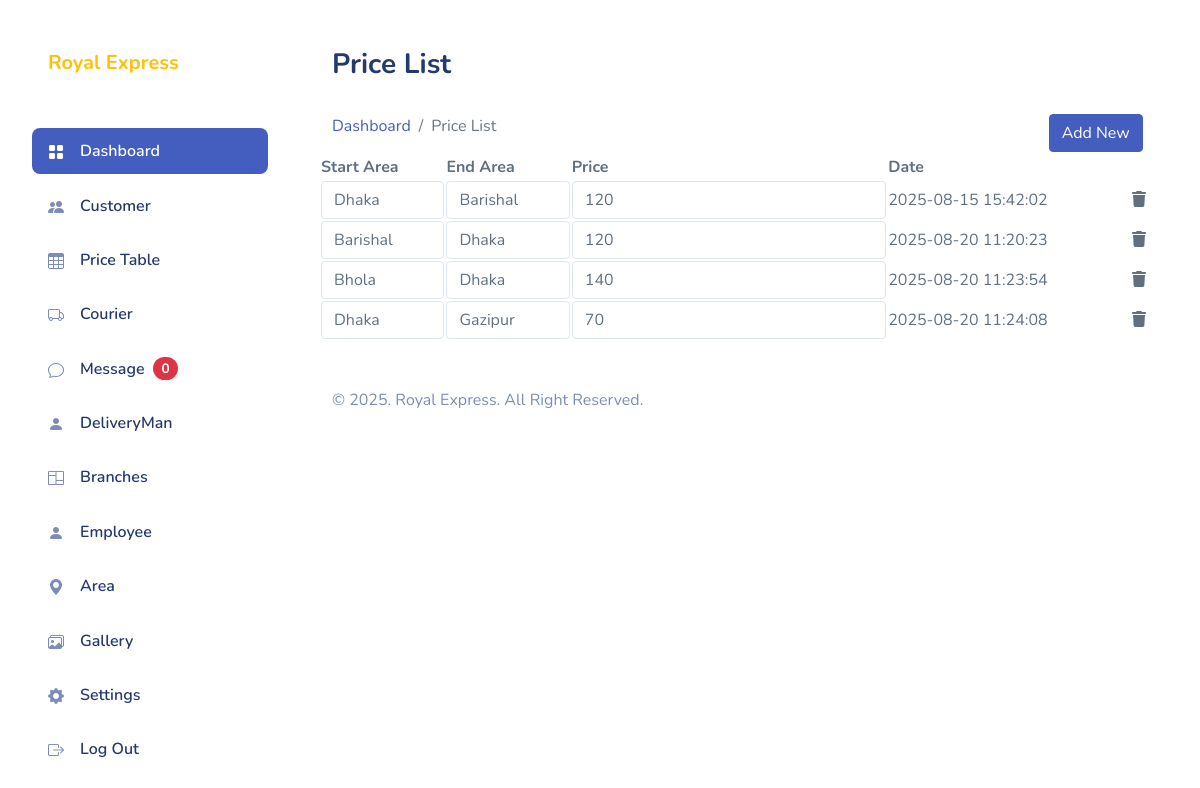
/Admin/price.php (signed in), run on the app's committed database.
### tables this page shows
CREATE TABLE `price_table` (
  `price_id` int(11) NOT NULL,
  `start_area` varchar(255) NOT NULL,
  `end_area` varchar(255) NOT NULL,
  `price` int(255) NOT NULL,
  `is_deleted` int(255) NOT NULL,
  `date_updated` datetime NOT NULL
);

CREATE TABLE `area` (
  `area_id` int(11) NOT NULL,
  `area_name` varchar(255) NOT NULL,
  `is_deleted` int(255) NOT NULL
);

### server/inc/get.php (called while the page is built, shortened)
<?php
if (!function_exists('getAllBranch')) {
    function getAllBranch()
    {
        global $con;
        $viewcat = "SELECT * FROM branch WHERE is_deleted = 0";
        return mysqli_query($con, $viewcat);
    }
}function getAllArea()
{
    include 'connection.php';
    $viewcat = "SELECT * FROM area WHERE is_deleted = 0";
    return mysqli_query($con, $viewcat);
}
function getAllPrice()
{
    include 'connection.php';
    $viewcat = "SELECT * FROM price_table WHERE is_deleted = 0";
    return mysqli_query($con, $viewcat);
}

### Admin/price.php (the view, shortened to what this page needs)
<!DOCTYPE html>
<html lang="en">
<?php include 'pages/head.php'; ?>
<body>
    <div id="app">
        <div id="sidebar" class="active">
            <div class="sidebar-wrapper active">
                <div class="sidebar-header">
                    <div class="d-flex justify-content-between mt-0 px-2">
                        <h1 class="mb-0"><a href="index.php" class="text-warning h5 mb-0 px-2 ">Royal Express </a></h1>
                    </div>
                </div>
                <div class="sidebar-menu">
                    <ul class="menu">
                        <li class="sidebar-item active ">
                            <a href="index.php" class='sidebar-link'>
                                <i class="bi bi-grid-fill"></i>
                                <span>Dashboard</span>
                            </a>
                        </li>
                        <li class="sidebar-item ">
                            <a href="customer.php" class='sidebar-link'>
                                <i class="bi bi-people-fill"></i>
                                <span>Customer</span>
                            </a>
                        </li>
                        <li class="sidebar-item">
                            <a href="price.php" class='sidebar-link'>
                                <i class="bi bi-table"></i>
                                <span>Price Table</span>
                            </a>
                        </li>
                        <li class="sidebar-item">
                            <a href="courier.php" class='sidebar-link'>
                                <i class="bi bi-truck"></i>
                                <span>Courier</span>
                            </a>
                        </li>
                        <li class="sidebar-item">
                            <a href="message.php" class='sidebar-link'>
                                <i class="bi bi-chat"></i>
                                <span>Message</span>
                                <span id="fbCount" class="badge rounded-pill bg-danger ms-2">0</span>
                            </a>
                        </li>
                        <?php if (isset($_SESSION['admin']) && $_SESSION['admin'] == 'admin') : ?>
                             <li class="sidebar-item">
                            <a href="DeliveryMan.php" class='sidebar-link'>
                                <i class="bi bi-person-fill"></i>
                                <span>DeliveryMan </span>
                            </a>
                        </li>
                            <li class="sidebar-item">
                                <a href="branch.php" class='sidebar-link'>
                                    <i class="bi bi-columns"></i>
                                    <span>Branches</span>
                                </a>
                            </li>
                        <?php endif; ?>
                        <li class="sidebar-item">
                            <a href="employee.php" class='sidebar-link'>
                                <i class="bi bi-person-fill"></i>
                                <span>Employee </span>
                            </a>
                        </li>
                        <?php if (isset($_SESSION['admin']) && $_SESSION['admin'] == 'admin') : ?>
                            <li class="sidebar-item">
                                <a href="area.php" class='sidebar-link'>
                                    <i class="bi bi-geo-alt-fill"></i>
                                    <span>Area</span>
                                </a>
                            </li>
                            <li class="sidebar-item">
                                <a href="gallery.php" class='sidebar-link'>
                                    <i class="bi bi-images"></i>
                                    <span>Gallery</span>
                                </a>
                            </li>
                        <?php endif; ?>
                        <li class="sidebar-item">
                            <a href="settings.php" class='sidebar-link'>
                                <i class="bi bi-gear-fill"></i>
                                <span>Settings</span>
                            </a>
                        </li>
                        <li class="sidebar-item">
                            <a href="logout.php" class='sidebar-link'>
                                <i class="bi bi-box-arrow-right"></i>
                                <span>Log Out</span>
                            </a>
                        </li>
                    </ul>
                </div>
            </div>
        </div>
        <div id="main">
            <div class="page-heading">
                <h3>Price List</h3>
            </div>
            <div class="row">
                <div class="col-lg-10">
                    <nav aria-label="breadcrumb">
                        <ol class="breadcrumb">
                            <li class="breadcrumb-item"><a href="index.php">Dashboard</a></li>
                            <li class="breadcrumb-item active" aria-current="page">Price List</li>
                        </ol>
                    </nav>
                </div>
                <div class="col-lg-2">
                    <button class="btn btn-primary" data-bs-toggle="modal" data-bs-target="#PriceModal"> Add
                        New</button>
                </div>
            </div>
            <div class="page-content">
                <section class="row">
                    <div class="col-12 col-lg-12">
                        <div class="row">
                            <table id="datatablesSimple">
                                <thead>
                                    <tr>
                                        <th>Start Area</th>
                                        <th>End Area</th>
                                        <th>Price</th>
                                        <th>Date</th>
                                        <th></th>
                                    </tr>
                                </thead>
                                <tbody>
                                    <?php
                                    $getall = getAllPrice();
                                    while ($row = mysqli_fetch_assoc($getall)) {
                                        $price_id = $row['price_id']; ?>
                                        <tr>
                                            <td><select onchange="updateData(this, '<?php echo $price_id; ?>', 'start_area', 'price_table', 'price_id');" id="start_area <?php echo $price_id; ?>" class='form-control norad tx12' name="start_area" type='text'>
                                                    <?php
                                                    $getallCat = getAllArea();
                                                    while ($row2 = mysqli_fetch_assoc($getallCat)) { ?>
                                                        <option value="<?php echo $row2['area_id']; ?>" <?php if ($row['start_area'] == $row2['area_id']) echo "selected"; ?>>
                                                            <?php echo $row2['area_name']; ?></option>
                                                    <?php } ?>
                                                </select>
                                            </td>
                                            <td><select onchange="updateData(this, '<?php echo $price_id; ?>', 'end_area', 'price_table', 'price_id');" id="end_area <?php echo $price_id; ?>" class='form-control norad tx12' name="end_area" type='text'>
                                                    <?php
                                                    $getallCat = getAllArea();
                                                    while ($row2 = mysqli_fetch_assoc($getallCat)) { ?>
                                                        <option value="<?php echo $row2['area_id']; ?>" <?php if ($row['end_area'] == $row2['area_id']) echo "selected"; ?>>
                                                            <?php echo $row2['area_name']; ?></option>
                                                    <?php } ?>
                                                </select>
                                            </td>
                                            <td>
                                                <input type="number" id="price" name="price" required="required" onchange="updateData(this, '<?php echo $price_id; ?>', 'price', 'price_table', 'price_id');" value="<?php echo $row['price']; ?>" class="form-control col-md-7 col-xs-12">
                                            </td>
                                            <td><?php echo $row['date_updated']; ?></td>
                                            <td>
                                                <button type="button" onclick="permenantdeleteData(<?php echo $row['price_id']; ?>, 'price_table', 'price_id')" class="btn btn-darkblue"> <i class="fa-solid fa-trash"></i>
                                                </button>
                                            </td>
                                        </tr>
                                    <?php } ?>
                                </tbody>
                            </table>
                        </div>
                    </div>
                </section>
            </div>
            <?php include 'pages/footer.php'; ?>
        </div>
    </div>
</body>
</html>

### Admin/assets/css/app.css (style rules this page uses)
.btn i,.btn svg { width:16px;height:16px }
.btn.btn-danger,.btn.btn-info,.btn.btn-primary,.btn.btn-secondary,.btn.btn-success,.btn.btn-warning { color:#fff }
#sidebar.active .sidebar-wrapper { left:0 }
.sidebar-wrapper { width:300px;height:100vh;position:fixed;top:0;z-index:10;overflow-y:auto;background-color:#fff;bottom:0;transition:left .5s ease-out }
.sidebar-wrapper .sidebar-header { padding:2rem 2rem 1rem;font-size:2rem;font-weight:700 }
.sidebar-wrapper .menu { margin-top:2rem;padding:0 2rem;font-weight:600 }
.sidebar-wrapper .menu .sidebar-link { display:block;padding:.7rem 1rem;font-size:1rem;display:flex;align-items:center;border-radius:.5rem;transition:all .5s;text-decoration:none;color:#25396f }
.sidebar-wrapper .menu .sidebar-link i,.sidebar-wrapper .menu .sidebar-link svg { color:#7c8db5 }
.sidebar-wrapper .menu .sidebar-link span { margin-left:1rem }
.sidebar-wrapper .menu .sidebar-item { list-style:none;margin-top:.5rem;position:relative }
.sidebar-wrapper .menu .sidebar-item.active .sidebar-link { background-color:#435ebe }
.sidebar-wrapper .menu .sidebar-item.active .sidebar-link span { color:#fff }
.sidebar-wrapper .menu .sidebar-item.active .sidebar-link i,.sidebar-wrapper .menu .sidebar-item.active .sidebar-link svg { fill:#fff;color:#fff }
.bi { width:1rem;height:1rem }
#main { margin-left:300px;padding:2rem }
.page-heading { margin:0 0 2rem }
.page-heading h3 { font-weight:700 }
a { text-decoration:none }

### Admin/pages/head.php (style rules this page uses)
body { background-color: #ffffff; }

### data on the page
price_table: start_area "Dhaka", end_area "Barishal", price "120", date_updated "2025-08-15 15:42:02"
price_table: start_area "Barishal", end_area "Dhaka", price "120", date_updated "2025-08-20 11:20:23"
price_table: start_area "Bhola", end_area "Dhaka", price "140", date_updated "2025-08-20 11:23:54"
price_table: start_area "Dhaka", end_area "Gazipur", price "70", date_updated "2025-08-20 11:24:08"
